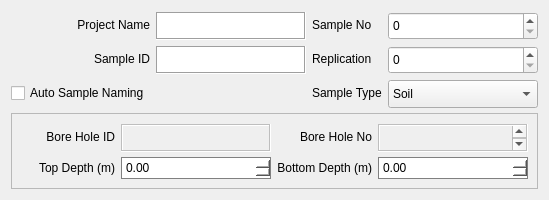
             <widget class="QWidget" name="sample_information">
              <attribute name="title">
               <string>Sample Information</string>
              </attribute>
              <layout class="QVBoxLayout" name="verticalLayout_5">
               <item>
                <layout class="QGridLayout" name="sample_information_top_grid_layout">
                 <item row="0" column="0">
                  <widget class="QLabel" name="project_name_label">
                   <property name="styleSheet">
                    <string notr="true">color: black;
</string>
                   </property>
                   <property name="text">
                    <string>Project Name</string>
                   </property>
                   <property name="alignment">
                    <set>Qt::AlignmentFlag::AlignRight|Qt::AlignmentFlag::AlignTrailing|Qt::AlignmentFlag::AlignVCenter</set>
                   </property>
                  </widget>
                 </item>
                 <item row="2" column="2">
                  <widget class="QLabel" name="sample_type_label">
                   <property name="styleSheet">
                    <string notr="true">color: black;
</string>
                   </property>
                   <property name="text">
                    <string>Sample Type</string>
                   </property>
                  </widget>
                 </item>
                 <item row="0" column="1">
                  <widget class="QTextEdit" name="project_name_input">
                   <property name="minimumSize">
                    <size>
                     <width>150</width>
                     <height>28</height>
                    </size>
                   </property>
                   <property name="maximumSize">
                    <size>
                     <width>150</width>
                     <height>26</height>
                    </size>
                   </property>
                   <property name="autoFillBackground">
                    <bool>false</bool>
                   </property>
                   <property name="styleSheet">
                    <string notr="true">color: black;
</string>
                   </property>
                   <property name="frameShape">
                    <enum>QFrame::Shape::Box</enum>
                   </property>
                   <property name="verticalScrollBarPolicy">
                    <enum>Qt::ScrollBarPolicy::ScrollBarAsNeeded</enum>
                   </property>
                  </widget>
                 </item>
                 <item row="0" column="3">
                  <widget class="QSpinBox" name="sample_no_spinbox">
                   <property name="minimumSize">
                    <size>
                     <width>150</width>
                     <height>28</height>
                    </size>
                   </property>
                   <property name="maximumSize">
                    <size>
                     <width>150</width>
                     <height>26</height>
                    </size>
                   </property>
                   <property name="styleSheet">
                    <string notr="true">color: black;
</string>
                   </property>
                  </widget>
                 </item>
                 <item row="0" column="2">
                  <widget class="QLabel" name="sample_no_label">
                   <property name="styleSheet">
                    <string notr="true">color: black;
</string>
                   </property>
                   <property name="text">
                    <string>Sample No</string>
                   </property>
                  </widget>
                 </item>
                 <item row="1" column="1">
                  <widget class="QTextEdit" name="sample_id_input">
                   <property name="minimumSize">
                    <size>
                     <width>150</width>
                     <height>28</height>
                    </size>
                   </property>
                   <property name="maximumSize">
                    <size>
                     <width>150</width>
                     <height>26</height>
                    </size>
                   </property>
                   <property name="autoFillBackground">
                    <bool>false</bool>
                   </property>
                   <property name="styleSheet">
                    <string notr="true">color: black;
</string>
                   </property>
                   <property name="frameShape">
                    <enum>QFrame::Shape::Box</enum>
                   </property>
                   <property name="verticalScrollBarPolicy">
                    <enum>Qt::ScrollBarPolicy::ScrollBarAsNeeded</enum>
                   </property>
                  </widget>
                 </item>
                 <item row="1" column="2">
                  <widget class="QLabel" name="replication_label">
                   <property name="styleSheet">
                    <string notr="true">color: black;
</string>
                   </property>
                   <property name="text">
                    <string>Replication</string>
                   </property>
                  </widget>
                 </item>
                 <item row="1" column="0">
                  <widget class="QLabel" name="sample_id_label">
                   <property name="styleSheet">
                    <string notr="true">color: black;
</string>
                   </property>
                   <property name="text">
                    <string>Sample ID</string>
                   </property>
                   <property name="alignment">
                    <set>Qt::AlignmentFlag::AlignRight|Qt::AlignmentFlag::AlignTrailing|Qt::AlignmentFlag::AlignVCenter</set>
                   </property>
                  </widget>
                 </item>
                 <item row="2" column="3">
                  <widget class="QComboBox" name="sample_type_combobox_2">
                   <property name="minimumSize">
                    <size>
                     <width>150</width>
                     <height>28</height>
                    </size>
                   </property>
                   <property name="maximumSize">
                    <size>
                     <width>150</width>
                     <height>26</height>
                    </size>
                   </property>
                   <property name="styleSheet">
                    <string notr="true">color: black;

</string>
                   </property>
                   <property name="frame">
                    <bool>true</bool>
                   </property>
                   <item>
                    <property name="text">
                     <string>Soil</string>
                    </property>
                   </item>
                   <item>
                    <property name="text">
                     <string>Ground Water</string>
                    </property>
                   </item>
                   <item>
                    <property name="text">
                     <string>Surface Water</string>
                    </property>
                   </item>
                  </widget>
                 </item>
                 <item row="1" column="3">
                  <widget class="QSpinBox" name="replication_spinbox">
                   <property name="minimumSize">
                    <size>
                     <width>150</width>
                     <height>28</height>
                    </size>
                   </property>
                   <property name="maximumSize">
                    <size>
                     <width>150</width>
                     <height>26</height>
                    </size>
                   </property>
                   <property name="styleSheet">
                    <string notr="true">color: black;
</string>
                   </property>
                  </widget>
                 </item>
                 <item row="2" column="0">
                  <widget class="QCheckBox" name="auto_sample_naming_checkbox">
                   <property name="styleSheet">
                    <string notr="true">color: black;
</string>
                   </property>
                   <property name="text">
                    <string>Auto Sample Naming</string>
                   </property>
                  </widget>
                 </item>
                </layout>
               </item>
               <item>
                <widget class="QFrame" name="sample_information_frame">
                 <property name="enabled">
                  <bool>false</bool>
                 </property>
                 <property name="frameShape">
                  <enum>QFrame::Shape::StyledPanel</enum>
                 </property>
                 <property name="frameShadow">
                  <enum>QFrame::Shadow::Raised</enum>
                 </property>
                 <layout class="QGridLayout" name="gridLayout_5">
                  <item row="0" column="0">
                   <layout class="QGridLayout" name="sample_information_grid_layout_">
                    <item row="1" column="2">
                     <widget class="QLabel" name="bottom_depth_label">
                      <property name="styleSheet">
                       <string notr="true">color: black;
</string>
                      </property>
                      <property name="text">
                       <string>Bottom Depth (m)</string>
                      </property>
                      <property name="alignment">
                       <set>Qt::AlignmentFlag::AlignRight|Qt::AlignmentFlag::AlignTrailing|Qt::AlignmentFlag::AlignVCenter</set>
                      </property>
                     </widget>
                    </item>
                    <item row="0" column="3">
                     <widget class="QTextEdit" name="bore_hole_no_input">
                      <property name="minimumSize">
                       <size>
                        <width>150</width>
                        <height>28</height>
                       </size>
                      </property>
                      <property name="maximumSize">
                       <size>
                        <width>150</width>
                        <height>26</height>
                       </size>
                      </property>
                      <property name="autoFillBackground">
                       <bool>false</bool>
                      </property>
                      <property name="styleSheet">
                       <string notr="true">color: black;
</string>
                      </property>
                      <property name="frameShape">
                       <enum>QFrame::Shape::Box</enum>
                      </property>
                      <property name="verticalScrollBarPolicy">
                       <enum>Qt::ScrollBarPolicy::ScrollBarAsNeeded</enum>
                      </property>
                      <property name="html">
                       <string>&lt;!DOCTYPE HTML PUBLIC &quot;-//W3C//DTD HTML 4.0//EN&quot; &quot;http://www.w3.org/TR/REC-html40/strict.dtd&quot;&gt;
&lt;html&gt;&lt;head&gt;&lt;meta name=&quot;qrichtext&quot; content=&quot;1&quot; /&gt;&lt;meta charset=&quot;utf-8&quot; /&gt;&lt;style type=&quot;text/css&quot;&gt;
p, li { white-space: pre-wrap; }
hr { height: 1px; border-width: 0; }
li.unchecked::marker { content: &quot;\2610&quot;; }
li.checked::marker { content: &quot;\2612&quot;; }
&lt;/style&gt;&lt;/head&gt;&lt;body style=&quot; font-family:'Segoe UI'; font-size:9pt; font-weight:400; font-style:normal;&quot;&gt;
&lt;p style=&quot;-qt-paragraph-type:empty; margin-top:0px; margin-bottom:0px; margin-left:0px; margin-right:0px; -qt-block-indent:0; text-indent:0px; font-family:'.AppleSystemUIFont'; font-size:13pt;&quot;&gt;&lt;br /&gt;&lt;/p&gt;&lt;/body&gt;&lt;/html&gt;</string>
                      </property>
                     </widget>
                    </item>
                    <item row="0" column="1">
                     <widget class="QTextEdit" name="bore_hole_id_input">
                      <property name="minimumSize">
                       <size>
                        <width>150</width>
                        <height>28</height>
                       </size>
                      </property>
                      <property name="maximumSize">
                       <size>
                        <width>150</width>
                        <height>26</height>
                       </size>
                      </property>
                      <property name="autoFillBackground">
                       <bool>false</bool>
                      </property>
                      <property name="styleSheet">
                       <string notr="true">color: black;
</string>
                      </property>
                      <property name="frameShape">
                       <enum>QFrame::Shape::Box</enum>
                      </property>
                      <property name="verticalScrollBarPolicy">
                       <enum>Qt::ScrollBarPolicy::ScrollBarAsNeeded</enum>
                      </property>
                     </widget>
                    </item>
                    <item row="1" column="0">
                     <widget class="QLabel" name="top_depth_label">
                      <property name="styleSheet">
                       <string notr="true">color: black;
</string>
                      </property>
                      <property name="text">
                       <string>Top Depth (m)</string>
                      </property>
                      <property name="alignment">
                       <set>Qt::AlignmentFlag::AlignRight|Qt::AlignmentFlag::AlignTrailing|Qt::AlignmentFlag::AlignVCenter</set>
                      </property>
                     </widget>
                    </item>
                    <item row="0" column="0">
                     <widget class="QLabel" name="bore_hole_id_label">
                      <property name="styleSheet">
                       <string notr="true">color: black;
</string>
                      </property>
                      <property name="text">
                       <string>Bore Hole ID</string>
                      </property>
                      <property name="alignment">
                       <set>Qt::AlignmentFlag::AlignRight|Qt::AlignmentFlag::AlignTrailing|Qt::AlignmentFlag::AlignVCenter</set>
                      </property>
                     </widget>
                    </item>
                    <item row="0" column="2">
                     <widget class="QLabel" name="bore_hole_no_label">
                      <property name="styleSheet">
                       <string notr="true">color: black;
</string>
                      </property>
                      <property name="text">
                       <string>Bore Hole No</string>
                      </property>
                      <property name="alignment">
                       <set>Qt::AlignmentFlag::AlignRight|Qt::AlignmentFlag::AlignTrailing|Qt::AlignmentFlag::AlignVCenter</set>
                      </property>
                     </widget>
                    </item>
                    <item row="1" column="1">
                     <widget class="QDoubleSpinBox" name="top_depth_input">
                      <property name="styleSheet">
                       <string notr="true">background-color: white;
    color: black;
    border: 1px solid gray;
    padding: 2px;
    font: 10pt &quot;Segoe UI&quot;;</string>
                      </property>
                     </widget>
                    </item>
                    <item row="1" column="3">
                     <widget class="QDoubleSpinBox" name="bottom_depth_input">
                      <property name="styleSheet">
                       <string notr="true">background-color: white;
    color: black;
    border: 1px solid gray;
    padding: 2px;
    font: 10pt &quot;Segoe UI&quot;;</string>
                      </property>
                     </widget>
                    </item>
                   </layout>
                  </item>
                 </layout>
                </widget>
               </item>
              </layout>
             </widget>
